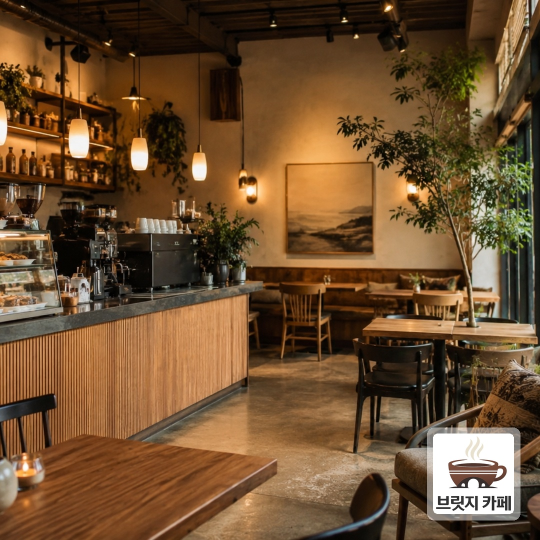
#> input picture 완성/2026-10-21_1516/20261021_01.jpg, 1080 x 1080 px (shown at 1/2 size)
$ python -i '사진변환.py'   (imports and definitions only)
#> lines starting #> are read from the running program, lines starting #| are printed output that depends on the picture; after the words box and inside, x2 and y2 are one past the last pixel; in counts of white or black regions, pixels touching at a corner belong together
#> in prepare_logo_card, raw is the input picture: PIL image 1080x1080 RGB; mean R, G, B 110.4, 79.8, 49.1
"""매장 사진을 인스타그램용으로 바꾸고, 인스타그램 홍보 문구도 함께 만드는 프로그램.

1) 사진: '자료' 폴더의 jpg, png 사진을 읽기만 한다 (원본은 절대 바꾸지 않는다)
   - 사진 가운데를 기준으로 정사각형으로 자른 뒤 1080x1080으로 맞춘다 (찌그러지지 않음)
   - 오른쪽 아래에 로고를 넣는다
   - 결과는 실행할 때마다 '완성' 폴더 안에 새로 만든 폴더(예: 2026-10-21_1513)에
     '오늘날짜_01.jpg' 형식으로 저장한다
2) 문구: '가게 정보.txt'를 읽어 인스타그램/네이버 블로그/카카오톡 문구와 해시태그를 만들고
   같은 새 폴더에 '홍보문구.txt'로 저장한다
"""

import os
import re
import sys
from datetime import date, datetime
from pathlib import Path

from PIL import Image, ImageChops, ImageDraw, ImageFilter, ImageOps

# 한글이 깨지지 않게 출력 설정
# [4 lines not run here, left out]

# ----- 설정 -----
BASE_DIR = Path(__file__).resolve().parent
INPUT_DIR = BASE_DIR / "자료"
OUTPUT_DIR = BASE_DIR / "완성"

SIZE = 1080                  # 결과 사진 크기 (가로, 세로)
LOGO_WIDTH_RATIO = 0.15      # 로고 가로 길이 = 사진 가로의 15%
EDGE_MARGIN = 40             # 사진 가장자리에서 안쪽으로 띄울 거리(픽셀)
CARD_PADDING = 12            # 흰 바탕 상자 안쪽 여백(픽셀)
CARD_RADIUS = 14             # 상자 모서리 둥글기
CARD_OPACITY = 120           # 흰 바탕 진하기 (255가 완전 불투명, 120은 약 47%로 사진이 비침)

PHOTO_EXTENSIONS = {".jpg", ".jpeg", ".png"}
LOGO_NAME = "로고"
LOGO_CANDIDATES = ["로고.jpg", "로고.jpeg", "로고.png"]


# [8 lines left out: function find_logo_file, not called in this run]


def trim_logo_margin(logo):
    """로고 둘레의 빈 배경을 잘라내고 그림 부분만 남긴다."""
    w, h = logo.size
#> w = 1080; h = 1080
    # 네 모서리 색을 배경색으로 보고, 배경과 많이 다른 부분만 찾는다
    corners = [logo.getpixel(p) for p in [(0, 0), (w - 1, 0), (0, h - 1), (w - 1, h - 1)]]
#> corners = [(60, 25, 0), (111, 68, 34), (87, 53, 28), (2, 2, 0)]
    bg = tuple(sorted(c[i] for c in corners)[len(corners) // 2] for i in range(3))
#> bg = (87, 53, 28)
    diff = ImageChops.difference(logo, Image.new("RGB", logo.size, bg)).convert("L")
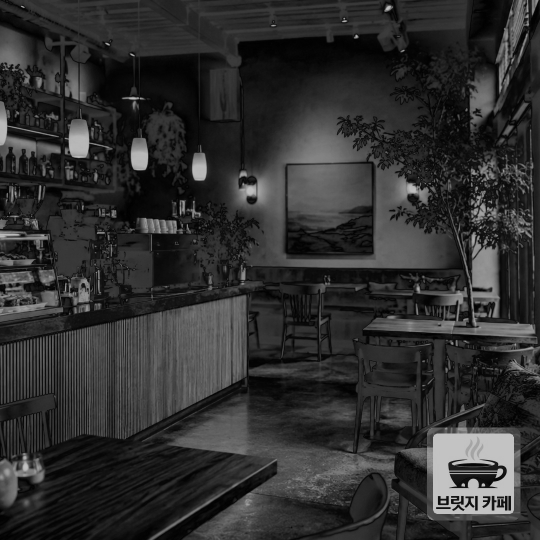
#> diff: PIL image 1080x1080 L (shown at 1/2 size); min 0, max 195, mean 47.4
    mask = diff.point(lambda v: 255 if v > 45 else 0)
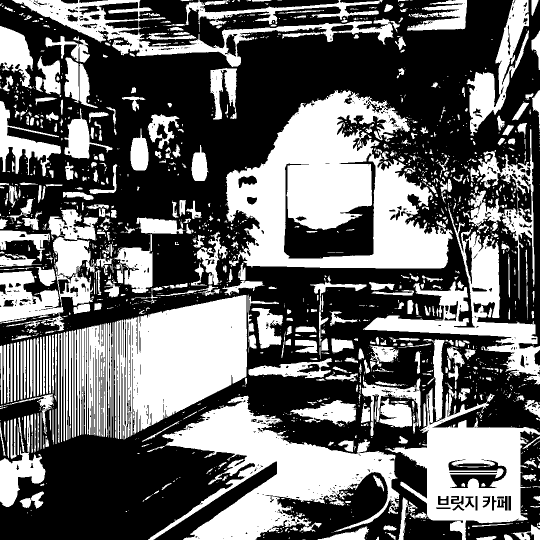
#> mask: PIL image 1080x1080 L (shown at 1/2 size); 40.6% white; 1780 white regions (1232 under 20 px), largest, box (x1, y1, x2, y2) and area: (451, 180, 906, 537) 85652, (296, 791, 799, 1080) 55530, (233, 590, 494, 879) 50199
    box = mask.getbbox()
#> box = (0, 0, 1080, 1080)
    if not box:
        return logo
    # 여유를 조금 두고 자른다
    pad = int(min(w, h) * 0.02)
#> pad = 21
    box = (max(box[0] - pad, 0), max(box[1] - pad, 0),
           min(box[2] + pad, w), min(box[3] + pad, h))
    # 잘라낸 부분이 너무 작으면(잘못 찾은 것) 원본을 그대로 쓴다
    if (box[2] - box[0]) < w * 0.15 or (box[3] - box[1]) < h * 0.15:
        return logo
    return logo.crop(box)


def prepare_logo_card(logo_path):
    """로고를 작게 줄이고, 흰 바탕 둥근 상자와 은은한 그림자를 붙여 '로고 카드'를 만든다."""
    with Image.open(logo_path) as raw:
        logo = ImageOps.exif_transpose(raw)
        if logo.mode in ("RGBA", "LA", "P"):
            logo = logo.convert("RGBA")
            white = Image.new("RGBA", logo.size, (255, 255, 255, 255))
            logo = Image.alpha_composite(white, logo)
        logo = logo.convert("RGB")

    logo = trim_logo_margin(logo)

    # 로고 가로 길이를 사진 가로의 15%로 맞춘다 (가로세로 비율 유지)
    logo_w = round(SIZE * LOGO_WIDTH_RATIO)
    logo_h = round(logo.height * logo_w / logo.width)
#> logo_h = 162
    logo = logo.resize((logo_w, logo_h), Image.LANCZOS)
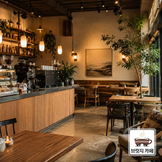
#> logo: PIL image 162x162 RGB; mean R, G, B 110.4, 79.7, 49.1

    # 로고 모서리도 살짝 둥글게
    inner_mask = Image.new("L", logo.size, 0)
#> inner_mask: PIL image 162x162 L; every value is 0
    ImageDraw.Draw(inner_mask).rounded_rectangle(
        (0, 0, logo_w - 1, logo_h - 1), radius=CARD_RADIUS - 5, fill=255)
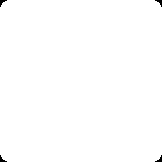
#> inner_mask: PIL image 162x162 L; 99.7% white; 4 black regions, box (x1, y1, x2, y2) and area: (0, 0, 7, 7) 21, (155, 0, 162, 7) 21, (0, 155, 7, 162) 21, (155, 155, 162, 162) 21

    card_w = logo_w + CARD_PADDING * 2
    card_h = logo_h + CARD_PADDING * 2
#> card_h = 186

    # 그림자가 번질 공간(blur)을 포함해 카드 이미지를 만든다
    blur = 10
    canvas_w, canvas_h = card_w + blur * 4, card_h + blur * 4
#> canvas_w = 226; canvas_h = 226
    origin = (blur * 2, blur * 2)

    # 1) 은은한 그림자
    shadow = Image.new("RGBA", (canvas_w, canvas_h), (0, 0, 0, 0))
#> shadow: PIL image 226x226 RGBA; every value is 0
    ImageDraw.Draw(shadow).rounded_rectangle(
        (origin[0], origin[1] + 4, origin[0] + card_w, origin[1] + 4 + card_h),
        radius=CARD_RADIUS, fill=(0, 0, 0, 70))
    shadow = shadow.filter(ImageFilter.GaussianBlur(blur / 2))
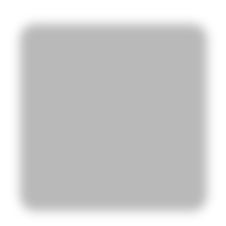
#> shadow: PIL image 226x226 RGBA; mean R, G, B, A 0, 0, 0, 47.7; transparent parts drawn white

    # 2) 흰 바탕 둥근 상자
    ImageDraw.Draw(shadow).rounded_rectangle(
        (origin[0], origin[1], origin[0] + card_w, origin[1] + card_h),
        radius=CARD_RADIUS, fill=(255, 255, 255, CARD_OPACITY))
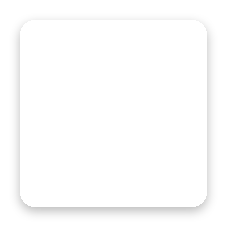
#> shadow: PIL image 226x226 RGBA; mean R, G, B, A 173.7, 173.7, 173.7, 84; transparent parts drawn white

    # 3) 상자 안에 로고 붙이기
    shadow.paste(logo, (origin[0] + CARD_PADDING, origin[1] + CARD_PADDING), inner_mask)
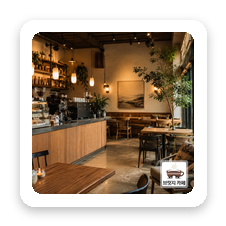
#> shadow: PIL image 226x226 RGBA; mean R, G, B, A 99.7, 84, 68.3, 153.1; transparent parts drawn white

    # 호출하는 쪽에서 위치를 계산할 수 있게 '상자 자체 크기'와 '그림자 여백'을 함께 돌려준다
    return shadow, origin, (card_w, card_h)


# [26 lines left out: functions make_square, add_logo, not called in this run]


# 이번 실행의 결과를 담는 폴더 (실행할 때마다 새로 만들어진다)
RUN_DIR = None


# [63 lines left out: functions get_run_dir, process_photos, not called in this run]


# ======================================================================
# 인스타그램 홍보 문구 만들기
# ======================================================================

INFO_CANDIDATES = ["가게 정보.txt", "가게정보.txt"]
COPY_FILE_NAME = "홍보문구.txt"


# [71 lines left out: functions read_text, find_info_file, parse_shop_info, has_batchim, not called in this run]


def josa(word, with_batchim, without_batchim):
    """받침 유무에 따라 알맞은 조사를 붙인다. 예: josa('커피', '을', '를') -> '커피를'"""
    return word + (with_batchim if has_batchim(word) else without_batchim)


# [47 lines left out: functions polite, make_hashtags, not called in this run]


# ----- 내 말투 반영 -----
# '내 말투.txt'(직접 쓰신 글)를 읽어 이모지를 쓰시는지 확인한다.
# 쓰신 글에 이모지가 없으면 만드는 문구에도 이모지를 넣지 않는다.
STYLE_FILE = "내 말투.txt"
EMOJI_PATTERN = re.compile("[\U0001F300-\U0001FAFF☀-➿⭐⬆↔-↪⌀-⏿]")
USE_EMOJI = False


# [6 lines left out: function detect_emoji_use, not called in this run]


def emoji(symbol):
    """이모지를 쓰는 말투일 때만 이모지를 붙인다 (앞에 띄어쓰기 포함)."""
    return f" {symbol}" if USE_EMOJI else ""


# [247 lines left out: functions make_copies, discount_sentence, make_blog_post, make_kakao_notice, make_copy_file, main, not called in this run]


# [2 lines not run here, left out]

>>> result = prepare_logo_card('완성/2026-10-21_1516/20261021_01.jpg')

$ run again, on 완성/2026-10-21_1529/20261021_02.jpg
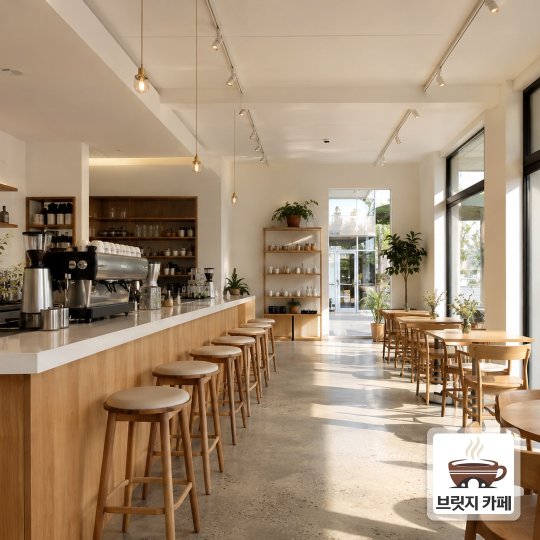
#> input picture 완성/2026-10-21_1529/20261021_02.jpg, 1080 x 1080 px (shown at 1/2 size)
#> in prepare_logo_card, raw is the input picture: PIL image 1080x1080 RGB; mean R, G, B 165.7, 143.9, 119.7
#> corners = [(169, 147, 123), (190, 173, 155), (120, 73, 29), (95, 53, 15)]
#> bg = (169, 147, 123)
#> in trim_logo_margin, `mask = diff.point(lambda v: 255 if v > 45 else 0)`:
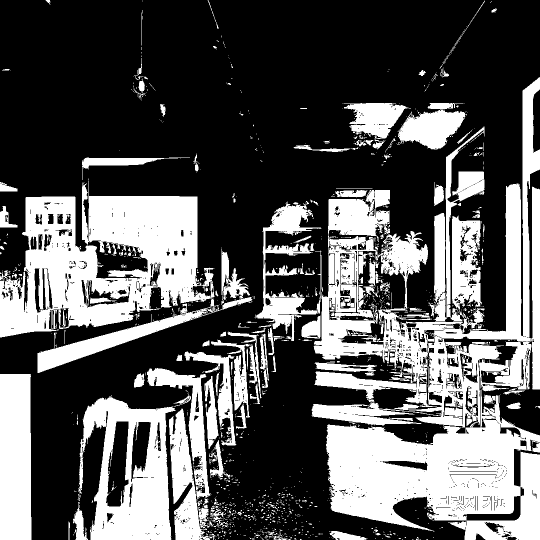
#> mask: PIL image 1080x1080 L (shown at 1/2 size); 34.8% white; 1444 white regions (1250 under 20 px), largest, box (x1, y1, x2, y2) and area: (623, 154, 1080, 855) 94852, (0, 361, 429, 675) 74014, (652, 779, 1080, 1080) 73774
#> box = (0, 0, 1080, 1080)
#> in prepare_logo_card, `shadow.paste(logo, (origin[0] + CARD_PADDING, origin[1] + CARD_PADDING..`:
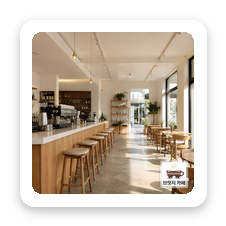
#> shadow: PIL image 226x226 RGBA; mean R, G, B, A 127.9, 116.8, 104.4, 153.1; transparent parts drawn white

$ run again, on 완성/2026-10-21_1529/20261021_03.jpg
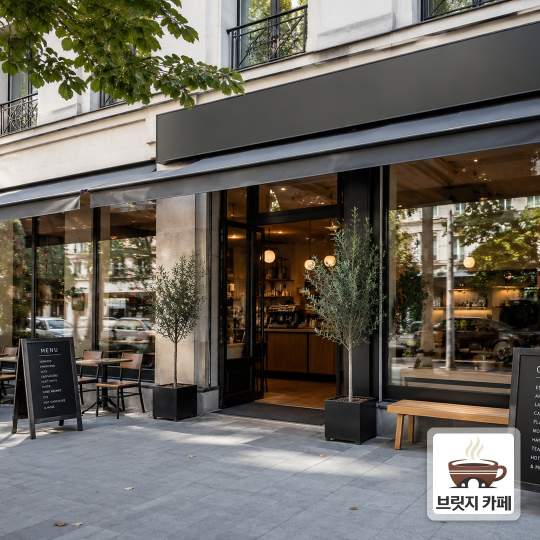
#> input picture 완성/2026-10-21_1529/20261021_03.jpg, 1080 x 1080 px (shown at 1/2 size)
#> in prepare_logo_card, raw is the input picture: PIL image 1080x1080 RGB; mean R, G, B 104.9, 100.6, 92.1
#> corners = [(44, 47, 16), (201, 201, 199), (107, 114, 124), (132, 142, 154)]
#> bg = (132, 142, 154)
#> in trim_logo_margin, `mask = diff.point(lambda v: 255 if v > 45 else 0)`:
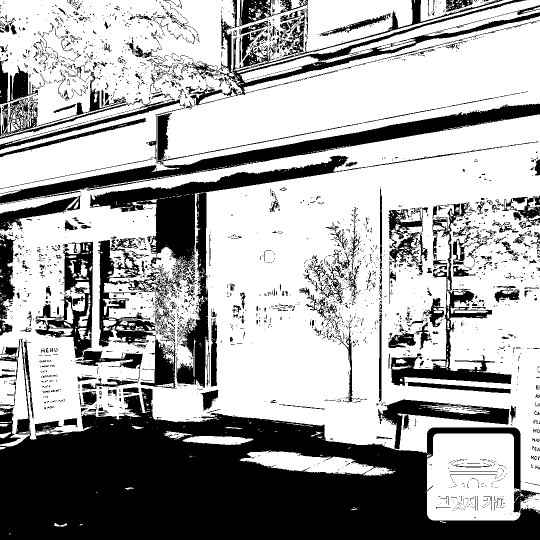
#> mask: PIL image 1080x1080 L (shown at 1/2 size); 65.1% white; 3012 black regions (2613 under 20 px), largest, box (x1, y1, x2, y2) and area: (0, 677, 1080, 1080) 197663, (180, 283, 1077, 775) 44088, (0, 207, 1080, 407) 26358
#> in trim_logo_margin, `box = mask.getbbox()`: box = (0, 0, 1080, 1069)
#> in trim_logo_margin, `box = (max(box[0] - pad, 0), max(box[1] - pad, 0), min(box[2] + pad, w..`: box = (0, 0, 1080, 1080)
#> in prepare_logo_card, `shadow.paste(logo, (origin[0] + CARD_PADDING, origin[1] + CARD_PADDING..`:
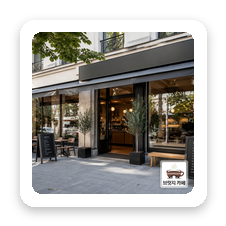
#> shadow: PIL image 226x226 RGBA; mean R, G, B, A 96.8, 94.5, 90.2, 153.1; transparent parts drawn white
